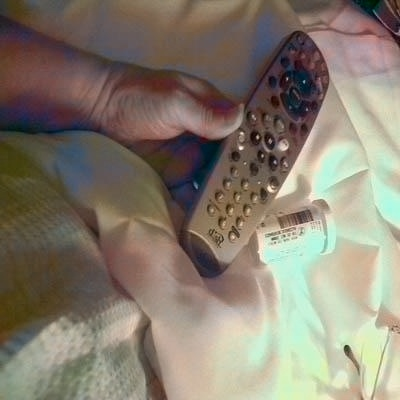
#> input picture image5099.jpg, 400 x 400 px, found by its file name
$ jupyter execute --allow-errors Image_colorization.ipynb
#> lines starting #> are read from the running program, lines starting #| are printed output that depends on the picture
# Image Colorization using Convolution Neural Network

## Importing necessary libraries

[cell 1]
import numpy as np
import matplotlib.pyplot as plt
import cv2

#### Prototxt: This file consists of CNN network architechure
#### Caffe model: This is a model that is trained over 1.3million images from imagenet dataset.It can be used to predict unseen data
#### Npy is a numpy file that stores cluster center points in numpy format.

[cell 2]
# Name of testing image
image = 'image5099.jpg'
# Path of our caffemodel, prototxt, and numpy files
prototxt = "models/colorization_deploy_v2.prototxt"
caffe_model = "models/colorization_release_v2.caffemodel"
pts_npy = "models/pts_in_hull.npy"
test_image =  "inputs/samples/"+image

#### Loading our Caffe Model into the memory

#> (a cell that did not finish here is left out)

### Top layer of the CNN architechure

#> (a cell that did not finish here is left out)

### Bottom Layer of the CNN architechure

#> (a cell that did not finish here is left out)

#### Next, we load quantized bin centers. We then assign 1×1 kernels corresponding to each of the 313 bin centers and assign them to the corresponding layer in the network. Finally, we add a scaling layer with a non-zero value.

#> (a cell that did not finish here is left out)

[cell 7]
# Read image from the path
test_image = cv2.imread(test_image)
#> test_image is the input picture: shape (400, 400, 3); mean B, G, R 111.3, 125.2, 134.4
# Check image using matplotlib
plt.imshow(test_image)
plt.show()

[cell 8]
#2 Convert image into gray scale
test_image = cv2.cvtColor(test_image, cv2.COLOR_BGR2GRAY)
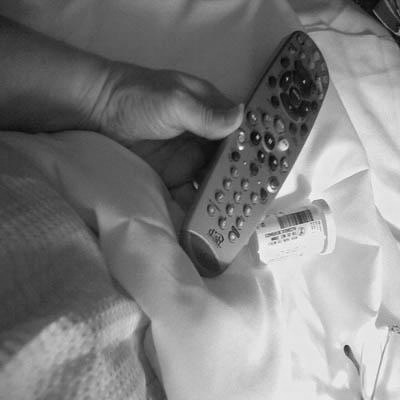
#> test_image: shape (400, 400); min 7, max 249, mean 126.4
# Convert image from gray scale to RGB format
test_image = cv2.cvtColor(test_image, cv2.COLOR_GRAY2RGB)
#> test_image: shape (400, 400, 3)

[cell 9]
# Check image using matplotlib
plt.imshow(test_image)
plt.show()

[cell 10]
# Converting the RGB image into LAB format
# Normalizing the image
normalized = test_image.astype("float32") / 255.0

[cell 11]
# Converting the image into LAB
lab_image = cv2.cvtColor(normalized, cv2.COLOR_RGB2LAB)
#> lab_image: shape (400, 400, 3) float32; mean of channels 0, 1, 2 51.8, 0, 0

[cell 12]
# Resizing the image
resized = cv2.resize(lab_image, (224, 224))
#> resized: shape (224, 224, 3) float32; mean of channels 0, 1, 2 51.8, 0, 0

[cell 13]
# 3Extracting the value of L for LAB image
L = cv2.split(resized)[0]
L -= 50   # OR we can write L = L - 50

#> (a cell that did not finish here is left out)

### Resizing a,b values into shape of our input image

#> (a cell that did not finish here is left out)

[cell 16]
# Taking the L value
L = cv2.split(lab_image)[0]
#> L: shape (400, 400) float32


$ run again, with image5027.jpg copied over image5099.jpg
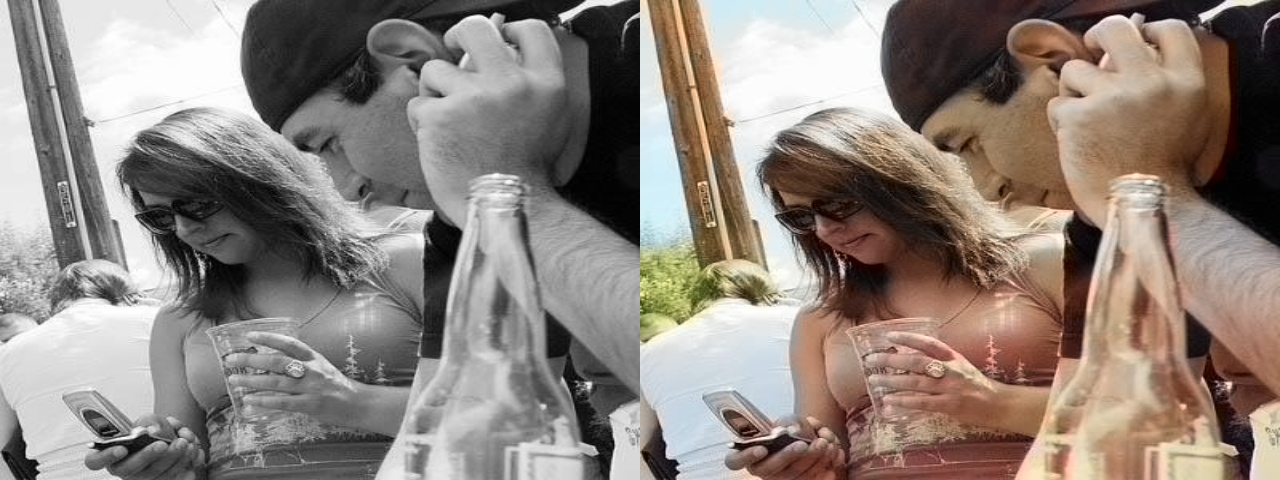
#> input picture image5027.jpg, 1280 x 480 px, found by its file name
#> test_image is the input picture: shape (480, 1280, 3); mean B, G, R 124.5, 131.6, 142
#> lab_image: shape (480, 1280, 3) float32; mean of channels 0, 1, 2 54.4, 0, 0
#> resized: shape (224, 224, 3) float32; mean of channels 0, 1, 2 54.4, 0, 0
#> `L -= 50`:
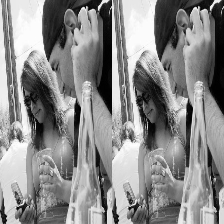
#> L: shape (224, 224) float32; min -49.97, max 50, mean 4.4; drawn with min black and max white
#> `L = cv2.split(lab_image)[0]`:
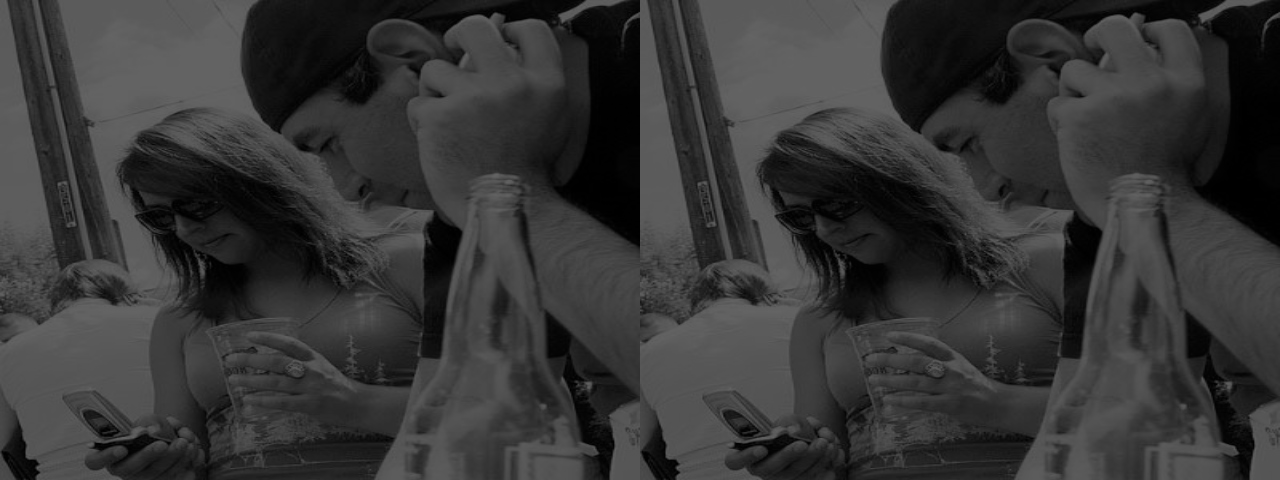
#> L: shape (480, 1280) float32; min 0, max 100, mean 54.4

$ run again, with image5070.jpg copied over image5099.jpg
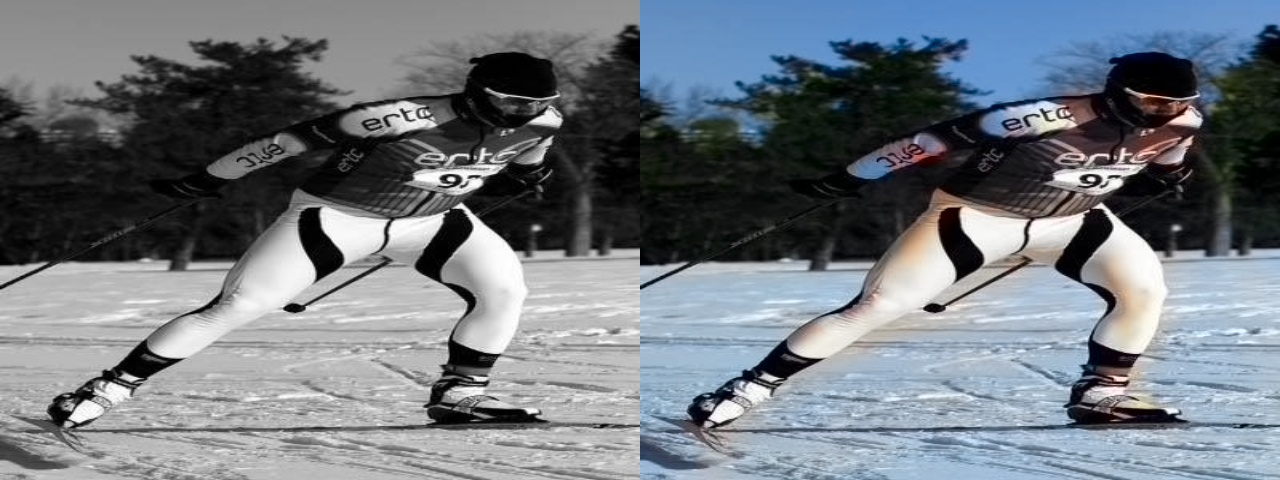
#> input picture image5070.jpg, 1280 x 480 px, found by its file name
#> test_image is the input picture: shape (480, 1280, 3); mean B, G, R 126.7, 119.4, 112.7
#> lab_image: shape (480, 1280, 3) float32; mean of channels 0, 1, 2 48, 0, 0
#> resized: shape (224, 224, 3) float32; mean of channels 0, 1, 2 47.9, 0, 0
#> `L -= 50`:
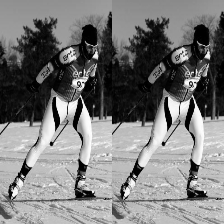
#> L: shape (224, 224) float32; min -50, max 50, mean -2.1; drawn with min black and max white
#> `L = cv2.split(lab_image)[0]`:
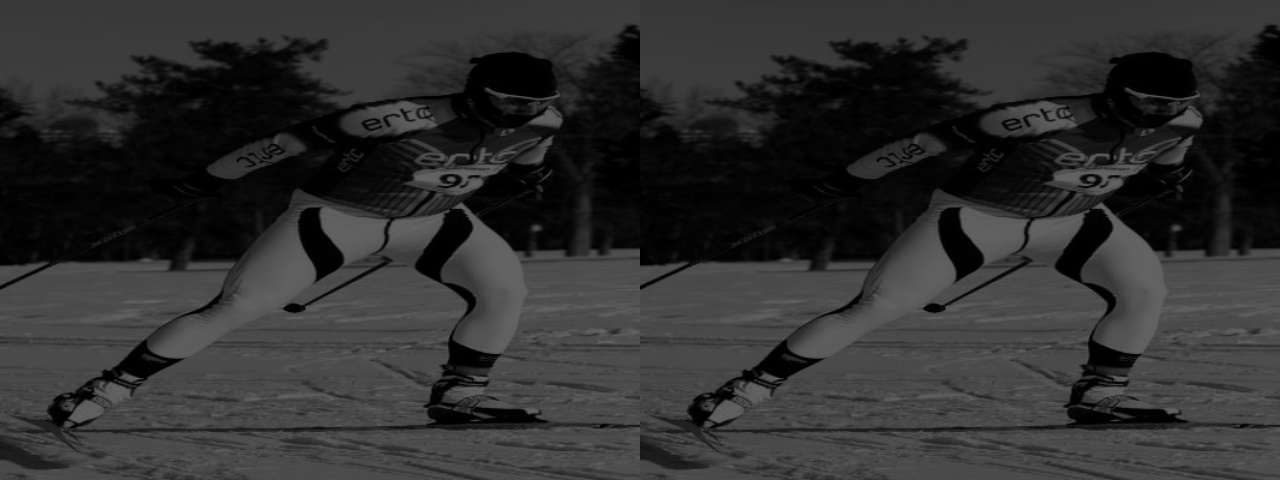
#> L: shape (480, 1280) float32; min 0, max 100, mean 47.9

$ run again, with image5108.jpg copied over image5099.jpg
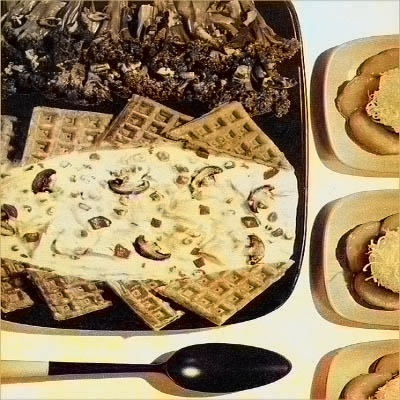
#> input picture image5108.jpg, 400 x 400 px, found by its file name
#> test_image is the input picture: shape (400, 400, 3); mean B, G, R 99.9, 136.2, 159
#> `test_image = cv2.cvtColor(test_image, cv2.COLOR_BGR2GRAY)`:
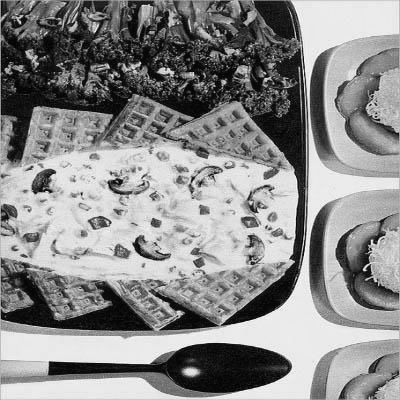
#> test_image: shape (400, 400); min 0, max 255, mean 138.9
#> lab_image: shape (400, 400, 3) float32; mean of channels 0, 1, 2 56, 0, 0
#> resized: shape (224, 224, 3) float32; mean of channels 0, 1, 2 56, 0, 0
#> `L = cv2.split(lab_image)[0]`:
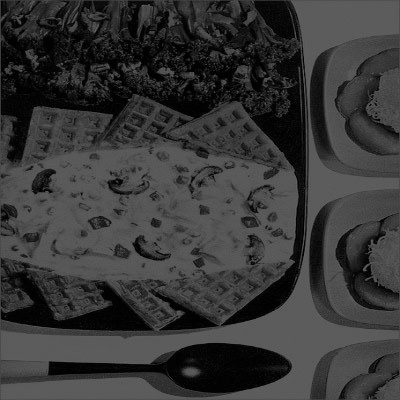
#> L: shape (400, 400) float32; min 0, max 100, mean 56
